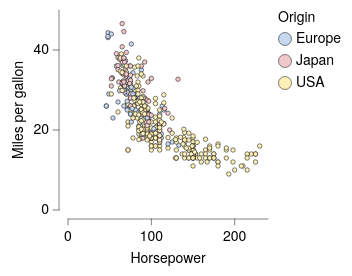

The Vega-Lite source for this figure:
### Vega-Lite specification from a JSON file in a GitHub repository (floating-point values rounded to 4 significant figures; data arrays with more than 128 entries replaced by an {"elided": "..."} marker saying what was removed)
{"background": "white", "config": {"arc": {"fill": "#DBDBDB", "fillOpacity": 1.0, "innerRadius": 25.0, "padAngle": 0.03, "stroke": "black", "strokeOpacity": 1, "strokeWidth": 0.25}, "area": {"fill": "#DBDBDB", "fillOpacity": 1.0, "stroke": "black", "strokeOpacity": 1, "strokeWidth": 0.25}, "axis": {"domain": true, "domainCap": "round", "domainColor": "black", "domainWidth": 0.25, "grid": false, "gridCap": "round", "gridColor": "#F1F1F1", "gridDash": [0, 0], "gridOpacity": 1.0, "gridWidth": 0.25, "labelColor": "black", "labelFont": "Helvetica Neue", "labelFontSize": 7, "labelFontStyle": "normal", "labelFontWeight": 400, "offset": 4.5, "ticks": true, "tickCap": "round", "tickColor": "black", "tickRound": false, "tickSize": 3, "tickWidth": 0.25, "titleColor": "black", "titleFont": "Helvetica Neue", "titleFontSize": 7, "titleFontStyle": "normal", "titleFontWeight": 400}, "axisX": {"domain": true, "labelAlign": "center", "labelAngle": 0, "labels": true, "ticks": true, "translate": 0}, "axisY": {"domain": true, "labelAlign": "right", "labelAngle": 0, "labels": true, "ticks": true, "translate": 0}, "axisRight": {"domain": true, "labelAlign": "left", "labelAngle": 0, "labels": true, "ticks": true, "translate": 0}, "axisTop": {"domain": true, "labelAlign": "center", "labelAngle": 0, "labels": true, "ticks": true, "translate": 0}, "axisBand": {"tickOffset": 0}, "bar": {"fill": "#DBDBDB", "fillOpacity": 1.0, "stroke": "black", "strokeOpacity": 1, "strokeWidth": 0.25}, "boxplot": {"size": 9.0, "ticks": {"cornerRadius": 0.25, "fill": "black", "size": 4.5, "thickness": 0.25}, "box": {"fillOpacity": 1.0, "stroke": "black", "strokeOpacity": 1, "strokeWidth": 0.25}, "median": {"fill": "black", "fillOpacity": 1.0, "size": 9.0, "thickness": 0.25}, "rule": {"fill": "black", "fillOpacity": 1.0, "size": 10.0, "stroke": "black", "strokeDash": [0, 0], "strokeOpacity": 1, "strokeWidth": 0.25}, "outliers": {"color": "black", "fill": "black", "fillOpacity": 1.0, "size": 0, "stroke": "black", "strokeOpacity": 1, "strokeWidth": 0.25}}, "circle": {"fill": "black", "fillOpacity": 1.0, "size": 0.5, "stroke": null, "strokeOpacity": 1, "strokeWidth": 0.25}, "errorband": {"band": {"fillOpacity": 0.6, "stroke": null, "strokeWidth": 0.25, "strokeOpacity": 1}, "borders": {"opacity": 0, "strokeOpacity": 0.25, "strokeWidth": 1}}, "errorbar": {"opacity": 1, "rule": {"strokeDash": [0, 0], "strokeWidth": 0.25}, "ticks": {"color": "black", "cornerRadius": 0.125, "opacity": 1, "size": 6.0, "thickness": 0.25}, "thickness": 0.25}, "font": "Helvetica Neue", "geoshape": {"fill": "#DBDBDB", "fillOpacity": 1.0, "stroke": "black", "strokeOpacity": 1, "strokeWidth": 0.25}, "header": {"labelColor": "black", "labelFont": "Helvetica Neue", "labelFontSize": 7, "labelFontStyle": "normal", "labelFontWeight": 400, "titleColor": "black", "titleFont": "Helvetica Neue", "titleFontSize": 7, "titleFontStyle": "normal", "titleFontWeight": 400, "titlePadding": 0}, "legend": {"disable": false, "offset": 4.5, "titlePadding": 4, "labelOffset": 2, "gradientLabelOffset": 2, "gradientLength": 50.0, "gradientThickness": 5.0, "gradientOpacity": 1.0, "gradientStrokeColor": "black", "gradientStrokeWidth": 0.25, "labelColor": "black", "labelFont": "Helvetica Neue", "labelFontSize": 7, "labelFontStyle": "normal", "labelFontWeight": 400, "strokeColor": "black", "strokeWidth": 0, "symbolSize": 42, "symbolStrokeColor": "black", "symbolStrokeWidth": 0.25, "titleColor": "black", "titleFont": "Helvetica Neue", "titleFontSize": 7, "titleFontStyle": "normal", "titleFontWeight": 400}, "line": {"color": "black", "stroke": "black", "strokeCap": "round", "strokeDash": [0, 0], "strokeOpacity": 1, "strokeWidth": 0.375}, "point": {"filled": true, "fill": "#DBDBDB", "fillOpacity": 1.0, "size": 5.0, "stroke": "black", "strokeOpacity": 1, "strokeWidth": 0.25}, "range": {"category": ["#C6D9F1", "#F1C9CB", "#FEF0B9", "#CEE37A", "#7AA8E0", "#E589A3", "#FDDD5D", "#68B961", "#4177B1", "#C35082", "#E5C227", "#438156"], "diverging": {"scheme": ["#C35082", "#CE6D94", "#D989A7", "#E2A4BA", "#EABFCE", "#F1DBE2", "#F6F6F6", "#D7E0EB", "#B9CBE0", "#9BB6D5", "#7DA1C9", "#5F8CBD", "#4177B1"]}, "heatmap": {"scheme": ["#DFE9F7", "#C6D9F1", "#ADC8EC", "#94B8E6", "#7AA8E0", "#6097DA", "#4D87CA", "#4177B1", "#386898", "#2F597F", "#264A69", "#1D3A58"]}, "ordinal": {"scheme": ["#F1F1F1", "#DBDBDB", "#C6C6C6", "#B2B2B2", "#9D9D9D", "#898989", "#767676", "#636363", "#515151", "#404040", "#2F2F2F", "#1F1F1F"]}, "ramp": {"scheme": ["#DFE9F7", "#C6D9F1", "#ADC8EC", "#94B8E6", "#7AA8E0", "#6097DA", "#4D87CA", "#4177B1", "#386898", "#2F597F", "#264A69", "#1D3A58"]}}, "rule": {"color": "black", "stroke": "black", "strokeCap": "round", "strokeDash": [2, 2], "strokeOpacity": 1, "strokeWidth": 0.25}, "scale": {"bandPaddingInner": 0.1, "bandPaddingOuter": 0.1, "round": false}, "rect": {"fill": "#DBDBDB", "fillOpacity": 1.0, "stroke": "black", "strokeOpacity": 1, "strokeWidth": 0.25}, "square": {"fill": "#DBDBDB", "fillOpacity": 1.0, "size": 10.0, "stroke": "black", "strokeOpacity": 1, "strokeWidth": 0.25}, "text": {"color": "black", "font": "Helvetica Neue", "fontSize": 7, "fontStyle": "normal", "fontWeight": 400}, "title": {"anchor": "middle", "frame": "group", "color": "black", "font": "Helvetica Neue", "fontSize": 7, "fontStyle": "normal", "fontWeight": 400, "subtitleColor": "black", "subtitleFont": "Helvetica Neue", "subtitleFontSize": "Helvetica Neue", "subtitleFontStyle": "normal", "subtitleFontWeight": 400}, "view": {"continuousWidth": 100, "continuousHeight": 100, "discreteWidth": 100, "discreteHeight": 100, "fill": null, "stroke": null, "strokeWidth": 0.25}}, "data": {"name": "data-7285c4e2e195e5a75737a34913199f5f"}, "mark": {"type": "point"}, "encoding": {"color": {"field": "Origin", "type": "nominal"}, "x": {"field": "Horsepower", "type": "quantitative"}, "y": {"field": "Miles_per_Gallon", "title": "Miles per gallon", "type": "quantitative"}}, "$schema": "https://vega.github.io/schema/vega-lite/v6.4.1.json", "datasets": {"data-7285c4e2e195e5a75737a34913199f5f": {"elided": "392 records"}}}
